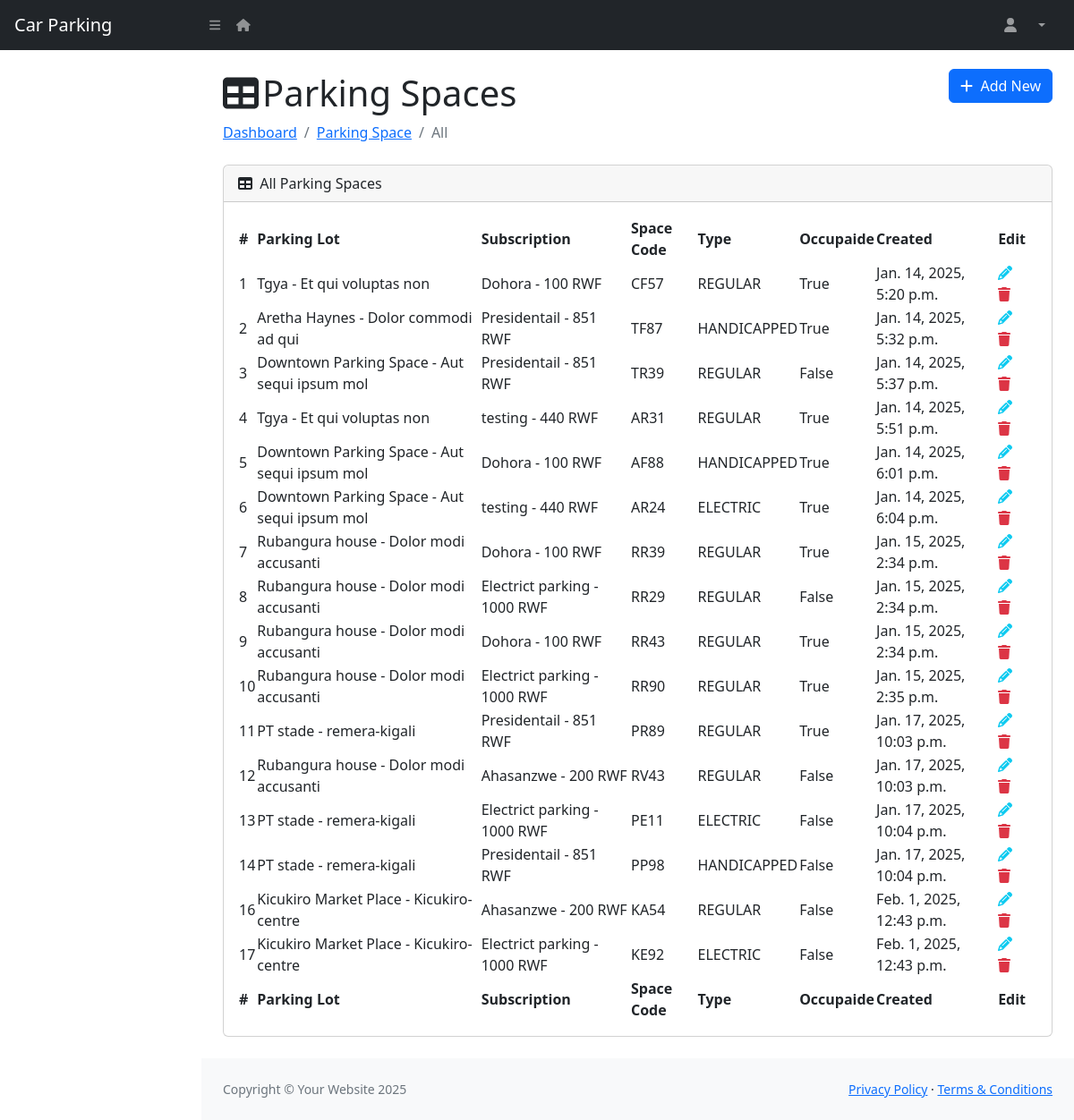
The app's page /dashboard/parkingspace with its own data.
### app/models.py (models this page shows, shortened)
class ParkingSpace(models.Model):
    parking_lot = models.ForeignKey('ParkingLot', on_delete=models.PROTECT, related_name='parking_spaces')
    subscription = models.ForeignKey('Subscription', on_delete=models.PROTECT, null=True, blank=True)
    space_code = models.CharField(max_length=6, unique=True)
    type = models.CharField(max_length=20, choices=SPACE_TYPE_CHOICES, default='REGULAR')
    status = models.BooleanField(default=False)
    created_at = models.DateTimeField(auto_now_add=True)

class ParkingLot(models.Model):
    name = models.CharField(max_length=255, unique=True)
    gpsLocation = models.CharField(max_length=255)
    address = models.CharField(max_length=255)
    type = models.CharField(max_length=20, choices=[('ON STREET', 'On Street'), ('OFF STREET', 'Off Street')], default='ON STREET')
    capacity = models.IntegerField()
    restrictions = models.CharField(max_length=255, blank=True, null=True)  # Store as a comma-separated string
    security = models.BooleanField(default=False)
    lighting = models.BooleanField(default=False)
    chargingStation = models.BooleanField(default=False)
    manager_1 = models.ForeignKey('User', related_name='primary_manager', null=True, on_delete=models.SET_NULL)
    manager_2 = models.ForeignKey('User', related_name='secondary_manager', null=True, blank=True, on_delete=models.SET_NULL)
    created_at = models.DateTimeField(auto_now_add=True)
    def __str__(self):
        return f"{self.name} - {self.address}"

class Subscription(models.Model):
    name = models.CharField(max_length=255, unique=True)
    price = models.IntegerField()
    discount_rate = models.PositiveIntegerField(validators=[MaxValueValidator(100)])
    terms = models.TextField()
    created_at = models.DateTimeField(auto_now_add=True)
    def __str__(self):
        return f"{self.name} - {self.price} RWF"

### app/views.py (the view)
# urls.py: path('dashboard/parkingspace', views.parkingspace, name="parkingspace"),
def parkingspace(request):
    parkingspace = ParkingSpace.objects.all()
    context = {'parkingspaces': parkingspace, 'active_menu': 'parkingspace'}
    return render(request, 'dashboard/parkingspace.html', context)

### app/templates/app/dashboard/parkingspace.html (shortened to what this page needs)
{% extends 'dashboard/base.html' %}
{% block content %}
                    <div class="container-fluid px-4">
                      <div class="d-flex justify-content-between align-items-center">
                        <h1 class="mt-4"><i class="fas fa-table me-1"></i>Parking Spaces</h1>
                        <a href="{% url 'create_parking_space' %}" class="btn btn-primary"><i class="fas fa-plus me-2"></i>Add New</a>
                      </div>
                        <ol class="breadcrumb mb-4">
                            <li class="breadcrumb-item "><a href="{% url 'dashboard' %}"> Dashboard </a></li>
                            <li class="breadcrumb-item"><a href="{% url 'parkingspace' %}">Parking Space</a></li>
                            <li class="breadcrumb-item active">All</li>
                        </ol>
                        <div class="card mb-4">
                            <div class="card-header">
                                <i class="fas fa-table me-1"></i>
                                All Parking Spaces
                            </div>
                            <div class="card-body">
                                <table id="datatablesSimple">
                                    <thead>
                                        <tr>
                                            <th>#</th>
                                            <th>Parking Lot</th>
                                            <th>Subscription</th>
                                            <th>Space Code</th>
                                            <th>Type</th>
                                            <th>Occupaide</th>
                                            <th>Created</th>
                                            <th>Edit</th>
                                        </tr>
                                    </thead>
                                    <tfoot>
                                        <tr>
                                            <th>#</th>
                                            <th>Parking Lot</th>
                                            <th>Subscription</th>
                                            <th>Space Code</th>
                                            <th>Type</th>
                                            <th>Occupaide</th>
                                            <th>Created</th>
                                            <th>Edit</th>
                                        </tr>
                                    </tfoot>
                                    <tbody>
                                        {% for parkspace in parkingspaces %}
                                        <tr>
                                            <td>{{ parkspace.id }}</td>
                                            <td>{{ parkspace.parking_lot }}</td>
                                            <td>{{ parkspace.subscription }}</td>
                                            <td>{{ parkspace.space_code }}</td>
                                            <td>{{ parkspace.type}}</td>
                                            <td>{{ parkspace.status}}</td>
                                            <td>{{ parkspace.created_at}}</td>
                                            <td>
                                                <a href="{% url 'update_parking_space' parkspace.pk %}"><i class="fas fa-pencil text-info"></i></a>&nbsp;&nbsp;&nbsp;&nbsp;
                                                <a href="{% url 'delete_parking_space' parkspace.pk %}"><i class="fas fa-trash text-danger"></i></a>
                                            </td>
                                        </tr>
                                        {% empty %}
                                        <tr>
                                            <td colspan="9" class="text-center">No Parking Space found</td>
                                        </tr>
                                        {% endfor %}
                                    </tbody>
                                </table>
                            </div>
                        </div>
                    </div>
                {% endblock %}

### records on screen
ParkingSpace: id "1", parking_lot "Tgya - Et qui voluptas non", subscription "Dohora - 100 RWF", space_code "CF57", type "REGULAR", status "True", created_at "Jan. 14, 2025, 5:20 p.m."
ParkingSpace: id "2", parking_lot "Aretha Haynes - Dolor commodi ad qui", subscription "Presidentail - 851 RWF", space_code "TF87", type "HANDICAPPED", status "True", created_at "Jan. 14, 2025, 5:32 p.m."
ParkingSpace: id "3", parking_lot "Downtown Parking Space - Aut sequi ipsum mol", subscription "Presidentail - 851 RWF", space_code "TR39", type "REGULAR", status "False", created_at "Jan. 14, 2025, 5:37 p.m."
ParkingSpace: id "4", parking_lot "Tgya - Et qui voluptas non", subscription "testing - 440 RWF", space_code "AR31", type "REGULAR", status "True", created_at "Jan. 14, 2025, 5:51 p.m."
ParkingSpace: id "5", parking_lot "Downtown Parking Space - Aut sequi ipsum mol", subscription "Dohora - 100 RWF", space_code "AF88", type "HANDICAPPED", status "True", created_at "Jan. 14, 2025, 6:01 p.m."
ParkingSpace: id "6", parking_lot "Downtown Parking Space - Aut sequi ipsum mol", subscription "testing - 440 RWF", space_code "AR24", type "ELECTRIC", status "True", created_at "Jan. 14, 2025, 6:04 p.m."
ParkingSpace: id "7", parking_lot "Rubangura house - Dolor modi accusanti", subscription "Dohora - 100 RWF", space_code "RR39", type "REGULAR", status "True", created_at "Jan. 15, 2025, 2:34 p.m."
ParkingSpace: id "8", parking_lot "Rubangura house - Dolor modi accusanti", subscription "Electrict parking - 1000 RWF", space_code "RR29", type "REGULAR", status "False", created_at "Jan. 15, 2025, 2:34 p.m."
ParkingSpace: id "9", parking_lot "Rubangura house - Dolor modi accusanti", subscription "Dohora - 100 RWF", space_code "RR43", type "REGULAR", status "True", created_at "Jan. 15, 2025, 2:34 p.m."
ParkingSpace: id "10", parking_lot "Rubangura house - Dolor modi accusanti", subscription "Electrict parking - 1000 RWF", space_code "RR90", type "REGULAR", status "True", created_at "Jan. 15, 2025, 2:35 p.m."
ParkingSpace: id "11", parking_lot "PT stade - remera-kigali", subscription "Presidentail - 851 RWF", space_code "PR89", type "REGULAR", status "True", created_at "Jan. 17, 2025, 10:03 p.m."
ParkingSpace: id "12", parking_lot "Rubangura house - Dolor modi accusanti", subscription "Ahasanzwe - 200 RWF", space_code "RV43", type "REGULAR", status "False", created_at "Jan. 17, 2025, 10:03 p.m."
ParkingSpace: id "13", parking_lot "PT stade - remera-kigali", subscription "Electrict parking - 1000 RWF", space_code "PE11", type "ELECTRIC", status "False", created_at "Jan. 17, 2025, 10:04 p.m."
ParkingSpace: id "14", parking_lot "PT stade - remera-kigali", subscription "Presidentail - 851 RWF", space_code "PP98", type "HANDICAPPED", status "False", created_at "Jan. 17, 2025, 10:04 p.m."
ParkingSpace: id "16", parking_lot "Kicukiro Market Place - Kicukiro-centre", subscription "Ahasanzwe - 200 RWF", space_code "KA54", type "REGULAR", status "False", created_at "Feb. 1, 2025, 12:43 p.m."
ParkingSpace: id "17", parking_lot "Kicukiro Market Place - Kicukiro-centre", subscription "Electrict parking - 1000 RWF", space_code "KE92", type "ELECTRIC", status "False", created_at "Feb. 1, 2025, 12:43 p.m."
